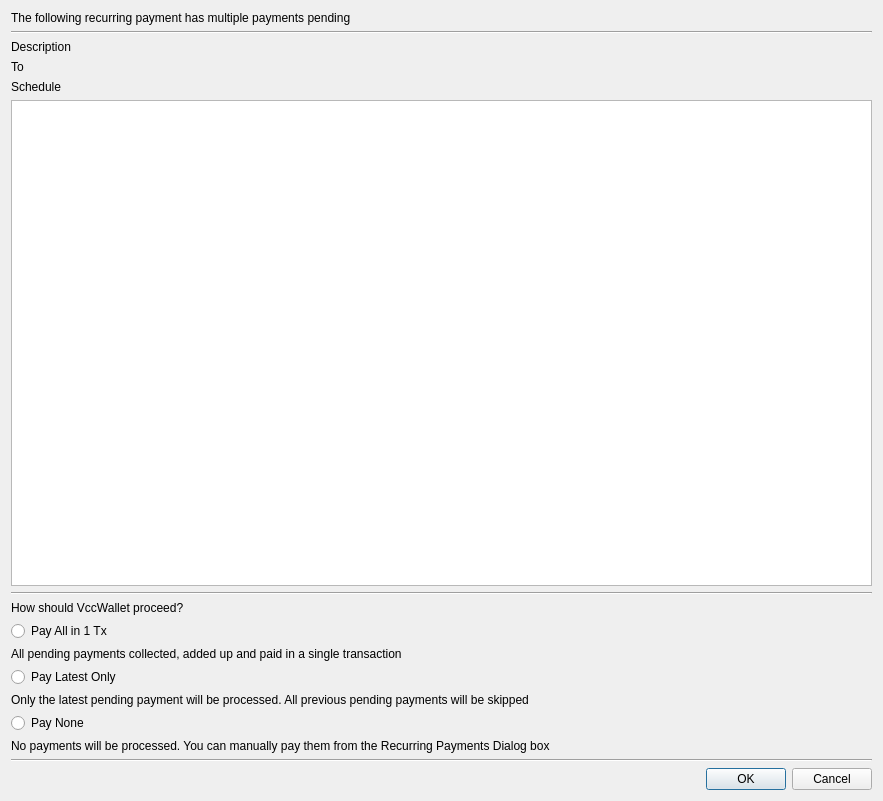
<?xml version="1.0" encoding="UTF-8"?>
<ui version="4.0">
 <class>RecurringPending</class>
 <widget class="QDialog" name="RecurringPending">
  <property name="geometry">
   <rect>
    <x>0</x>
    <y>0</y>
    <width>883</width>
    <height>801</height>
   </rect>
  </property>
  <property name="windowTitle">
   <string>Dialog</string>
  </property>
  <layout class="QGridLayout" name="gridLayout">
   <item row="14" column="0" colspan="2">
    <widget class="QLabel" name="label_5">
     <property name="text">
      <string>No payments will be processed. You can manually pay them from the Recurring Payments Dialog box</string>
     </property>
     <property name="wordWrap">
      <bool>true</bool>
     </property>
    </widget>
   </item>
   <item row="15" column="0" colspan="2">
    <widget class="Line" name="line_2">
     <property name="orientation">
      <enum>Qt::Horizontal</enum>
     </property>
    </widget>
   </item>
   <item row="4" column="0" colspan="2">
    <widget class="QLabel" name="lblSchedule">
     <property name="text">
      <string>Schedule</string>
     </property>
    </widget>
   </item>
   <item row="8" column="0" colspan="2">
    <widget class="QLabel" name="label_2">
     <property name="text">
      <string>How should VccWallet proceed?</string>
     </property>
    </widget>
   </item>
   <item row="9" column="0" colspan="2">
    <widget class="QRadioButton" name="rAll">
     <property name="text">
      <string>Pay All in 1 Tx</string>
     </property>
    </widget>
   </item>
   <item row="12" column="0" colspan="2">
    <widget class="QLabel" name="label_4">
     <property name="text">
      <string>Only the latest pending payment will be processed. All previous pending payments will be skipped</string>
     </property>
     <property name="wordWrap">
      <bool>true</bool>
     </property>
    </widget>
   </item>
   <item row="11" column="0" colspan="2">
    <widget class="QRadioButton" name="rLast">
     <property name="text">
      <string>Pay Latest Only</string>
     </property>
    </widget>
   </item>
   <item row="13" column="0" colspan="2">
    <widget class="QRadioButton" name="rNone">
     <property name="text">
      <string>Pay None</string>
     </property>
    </widget>
   </item>
   <item row="6" column="0" colspan="2">
    <widget class="QTableView" name="tblPending">
     <attribute name="horizontalHeaderStretchLastSection">
      <bool>true</bool>
     </attribute>
    </widget>
   </item>
   <item row="7" column="0" colspan="2">
    <widget class="Line" name="line">
     <property name="orientation">
      <enum>Qt::Horizontal</enum>
     </property>
    </widget>
   </item>
   <item row="10" column="0" colspan="2">
    <widget class="QLabel" name="label_3">
     <property name="text">
      <string>All pending payments collected, added up and paid in a single transaction</string>
     </property>
     <property name="wordWrap">
      <bool>true</bool>
     </property>
    </widget>
   </item>
   <item row="16" column="0" colspan="2">
    <widget class="QDialogButtonBox" name="buttonBox">
     <property name="orientation">
      <enum>Qt::Horizontal</enum>
     </property>
     <property name="standardButtons">
      <set>QDialogButtonBox::Cancel|QDialogButtonBox::Ok</set>
     </property>
    </widget>
   </item>
   <item row="2" column="0" colspan="2">
    <widget class="QLabel" name="lblDesc">
     <property name="text">
      <string>Description</string>
     </property>
    </widget>
   </item>
   <item row="3" column="0" colspan="2">
    <widget class="QLabel" name="lblTo">
     <property name="text">
      <string>To</string>
     </property>
    </widget>
   </item>
   <item row="1" column="0" colspan="2">
    <widget class="Line" name="line_3">
     <property name="orientation">
      <enum>Qt::Horizontal</enum>
     </property>
    </widget>
   </item>
   <item row="0" column="0" colspan="2">
    <widget class="QLabel" name="label">
     <property name="text">
      <string>The following recurring payment has multiple payments pending</string>
     </property>
    </widget>
   </item>
  </layout>
 </widget>
 <resources/>
 <connections>
  <connection>
   <sender>buttonBox</sender>
   <signal>accepted()</signal>
   <receiver>RecurringPending</receiver>
   <slot>accept()</slot>
   <hints>
    <hint type="sourcelabel">
     <x>248</x>
     <y>254</y>
    </hint>
    <hint type="destinationlabel">
     <x>157</x>
     <y>274</y>
    </hint>
   </hints>
  </connection>
  <connection>
   <sender>buttonBox</sender>
   <signal>rejected()</signal>
   <receiver>RecurringPending</receiver>
   <slot>reject()</slot>
   <hints>
    <hint type="sourcelabel">
     <x>316</x>
     <y>260</y>
    </hint>
    <hint type="destinationlabel">
     <x>286</x>
     <y>274</y>
    </hint>
   </hints>
  </connection>
 </connections>
</ui>
